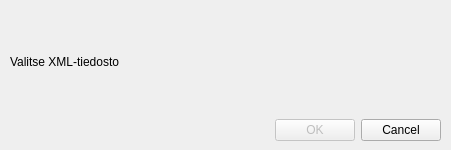
<?xml version="1.0" encoding="UTF-8"?>
<ui version="4.0">
 <class>Dialog</class>
 <widget class="QDialog" name="Dialog">
  <property name="geometry">
   <rect>
    <x>0</x>
    <y>0</y>
    <width>451</width>
    <height>150</height>
   </rect>
  </property>
  <property name="windowTitle">
   <string>Valitse tuotava kaava</string>
  </property>
  <widget class="QWidget" name="layoutWidget">
   <property name="geometry">
    <rect>
     <x>10</x>
     <y>10</y>
     <width>431</width>
     <height>131</height>
    </rect>
   </property>
   <layout class="QVBoxLayout" name="verticalLayout">
    <item>
     <layout class="QHBoxLayout" name="horizontalLayout">
      <item>
       <widget class="QLabel" name="label">
        <property name="text">
         <string>Valitse XML-tiedosto</string>
        </property>
       </widget>
      </item>
      <item>
       <widget class="QgsFileWidget" name="importFileWidget">
        <property name="maximumSize">
         <size>
          <width>230</width>
          <height>16777215</height>
         </size>
        </property>
       </widget>
      </item>
     </layout>
    </item>
    <item>
     <layout class="QHBoxLayout" name="horizontalLayout">
      <item>
       <spacer name="horizontalSpacer">
        <property name="orientation">
         <enum>Qt::Horizontal</enum>
        </property>
        <property name="sizeHint" stdset="0">
         <size>
          <width>40</width>
          <height>20</height>
         </size>
        </property>
       </spacer>
      </item>
      <item>
       <widget class="QPushButton" name="acceptPushButton">
        <property name="enabled">
         <bool>false</bool>
        </property>
        <property name="text">
         <string>OK</string>
        </property>
       </widget>
      </item>
      <item>
       <widget class="QPushButton" name="rejectPushButton">
        <property name="text">
         <string>Cancel</string>
        </property>
       </widget>
      </item>
     </layout>
    </item>
   </layout>
  </widget>
 </widget>
 <customwidgets>
  <customwidget>
   <class>QgsFileWidget</class>
   <extends>QWidget</extends>
   <header>qgsfilewidget.h</header>
  </customwidget>
 </customwidgets>
 <resources/>
 <connections>
  <connection>
   <sender>rejectPushButton</sender>
   <signal>clicked()</signal>
   <receiver>Dialog</receiver>
   <slot>reject()</slot>
   <hints>
    <hint type="sourcelabel">
     <x>569</x>
     <y>101</y>
    </hint>
    <hint type="destinationlabel">
     <x>225</x>
     <y>102</y>
    </hint>
   </hints>
  </connection>
  <connection>
   <sender>acceptPushButton</sender>
   <signal>clicked()</signal>
   <receiver>Dialog</receiver>
   <slot>accept()</slot>
   <hints>
    <hint type="sourcelabel">
     <x>488</x>
     <y>101</y>
    </hint>
    <hint type="destinationlabel">
     <x>225</x>
     <y>102</y>
    </hint>
   </hints>
  </connection>
 </connections>
</ui>
